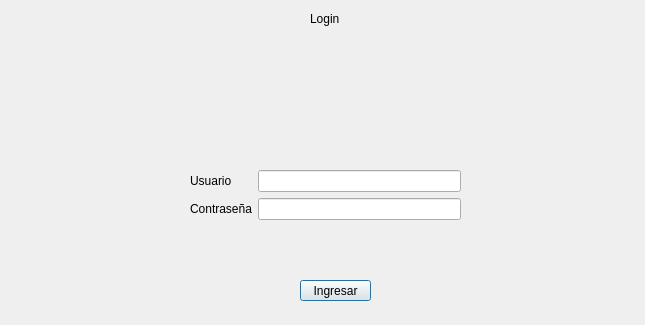
<?xml version="1.0" encoding="UTF-8"?>
<ui version="4.0">
 <class>Dialog</class>
 <widget class="QDialog" name="Dialog">
  <property name="geometry">
   <rect>
    <x>0</x>
    <y>0</y>
    <width>645</width>
    <height>325</height>
   </rect>
  </property>
  <property name="windowTitle">
   <string>Dialog</string>
  </property>
  <widget class="QWidget" name="formLayoutWidget_3">
   <property name="geometry">
    <rect>
     <x>190</x>
     <y>170</y>
     <width>271</width>
     <height>71</height>
    </rect>
   </property>
   <layout class="QFormLayout" name="formLayout">
    <property name="fieldGrowthPolicy">
     <enum>QFormLayout::AllNonFixedFieldsGrow</enum>
    </property>
    <item row="0" column="0">
     <widget class="QLabel" name="label_3">
      <property name="text">
       <string>Usuario</string>
      </property>
     </widget>
    </item>
    <item row="0" column="1">
     <widget class="QLineEdit" name="LUser"/>
    </item>
    <item row="1" column="0">
     <widget class="QLabel" name="label_4">
      <property name="text">
       <string>Contraseña</string>
      </property>
     </widget>
    </item>
    <item row="1" column="1">
     <widget class="QLineEdit" name="LPass">
      <property name="echoMode">
       <enum>QLineEdit::Password</enum>
      </property>
     </widget>
    </item>
   </layout>
  </widget>
  <widget class="QPushButton" name="BIngresar">
   <property name="geometry">
    <rect>
     <x>300</x>
     <y>280</y>
     <width>71</width>
     <height>21</height>
    </rect>
   </property>
   <property name="text">
    <string>Ingresar</string>
   </property>
  </widget>
  <widget class="QLabel" name="label_2">
   <property name="geometry">
    <rect>
     <x>10</x>
     <y>35</y>
     <width>621</width>
     <height>121</height>
    </rect>
   </property>
   <property name="text">
    <string/>
   </property>
   <property name="pixmap">
    <pixmap>../../Programa/ui_files/rikolin.jpg</pixmap>
   </property>
   <property name="scaledContents">
    <bool>true</bool>
   </property>
  </widget>
  <widget class="QLabel" name="error_label">
   <property name="geometry">
    <rect>
     <x>10</x>
     <y>250</y>
     <width>621</width>
     <height>21</height>
    </rect>
   </property>
   <property name="styleSheet">
    <string notr="true">color:red;
font-weight:bold;</string>
   </property>
   <property name="text">
    <string/>
   </property>
   <property name="alignment">
    <set>Qt::AlignCenter</set>
   </property>
  </widget>
  <widget class="QLabel" name="label_1">
   <property name="geometry">
    <rect>
     <x>310</x>
     <y>10</y>
     <width>41</width>
     <height>17</height>
    </rect>
   </property>
   <property name="text">
    <string>Login</string>
   </property>
  </widget>
 </widget>
 <resources/>
 <connections/>
</ui>
